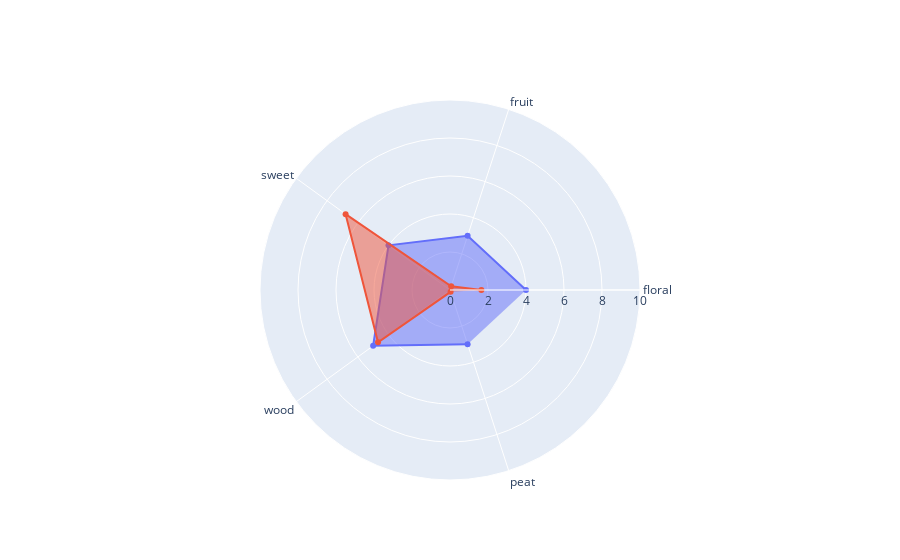

Notebook code cell kept with this figure:
### Code cell
compare_visual(final_OSA.mean(axis=0)*600,"000920")

### Figure 1 — Plotly figure (JSON) as saved in the notebook; plotly's stock layout.template omitted (floating-point values rounded to 4 significant figures)
{"data": [{"fill": "toself", "name": "panelist", "r": [4, 3, 4, 5, 3], "theta": ["floral", "fruit", "sweet", "wood", "peat"], "type": "scatterpolar"}, {"fill": "toself", "name": "MS_prediction", "r": [1.652, 0.2048, 6.792, 4.683, 0.1014], "theta": ["floral", "fruit", "sweet", "wood", "peat"], "type": "scatterpolar"}], "layout": {"polar": {"radialaxis": {"range": [0, 10], "visible": true}}, "showlegend": false}}
